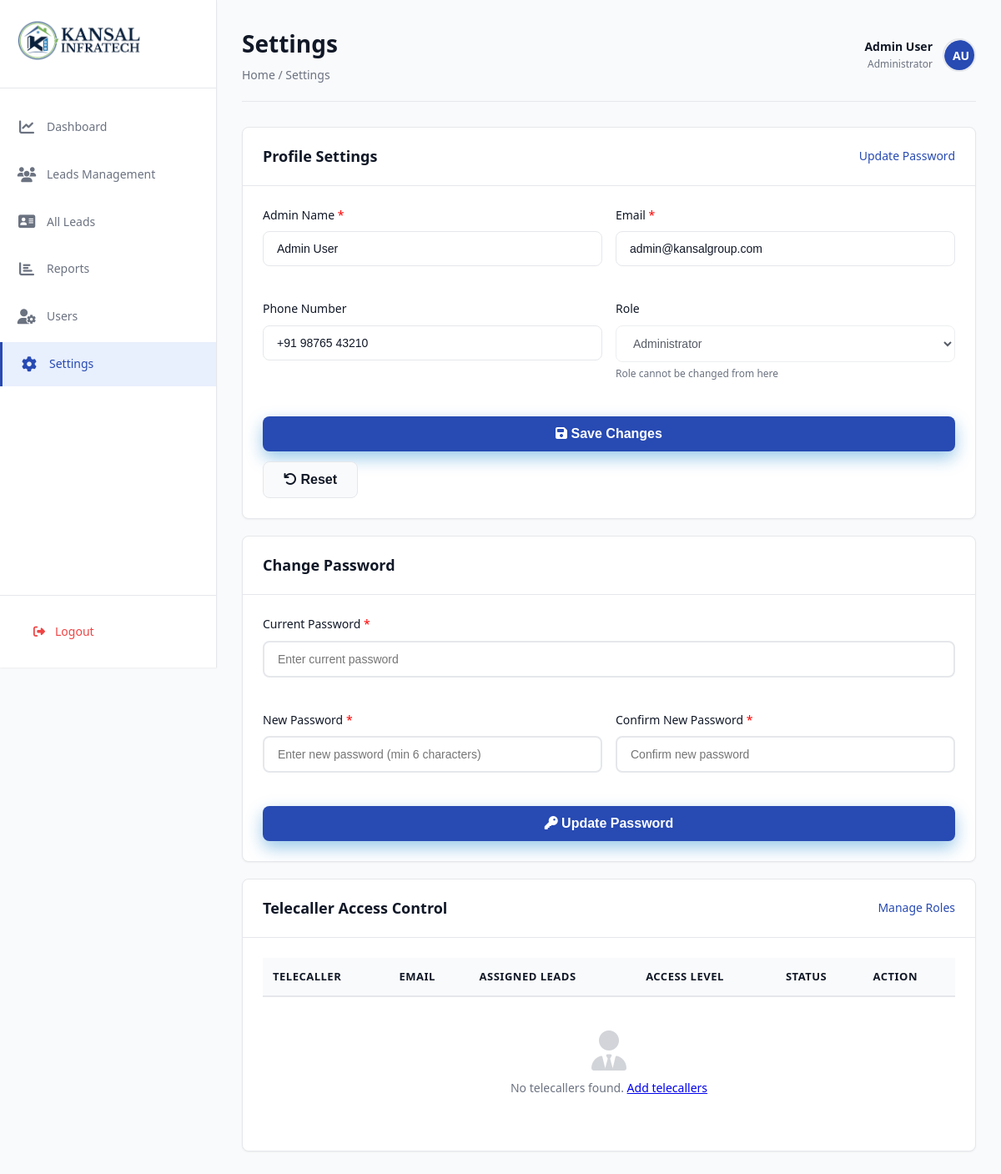
The page /settings.php (signed in) on the database its author committed.
### tables this page shows
CREATE TABLE IF NOT EXISTS users (
    id INT AUTO_INCREMENT PRIMARY KEY,
    username VARCHAR(50) UNIQUE NOT NULL,
    password VARCHAR(255) NOT NULL,
    name VARCHAR(100) NOT NULL,
    email VARCHAR(100) UNIQUE NOT NULL,
    phone VARCHAR(20),
    role ENUM('Administrator', 'Manager', 'Telecaller', 'Analyst') DEFAULT 'Telecaller',
    team VARCHAR(50),
    status ENUM('Active', 'Pending', 'Suspended') DEFAULT 'Active',
    created_at TIMESTAMP DEFAULT CURRENT_TIMESTAMP,
    updated_at TIMESTAMP DEFAULT CURRENT_TIMESTAMP ON UPDATE CURRENT_TIMESTAMP
);

### config/session.php (called while the page is built, shortened)
<?php
function isLoggedIn() {
    return isset($_SESSION['user_id']) && isset($_SESSION['username']);
}
function getLoggedInUser() {
    if (isLoggedIn()) {
        return [
            'id' => $_SESSION['user_id'],
            'username' => $_SESSION['username'],
            'name' => $_SESSION['name'] ?? '',
            'role' => $_SESSION['role'] ?? 'Telecaller',
            'email' => $_SESSION['email'] ?? ''
        ];
    }
    return null;
}
?>

### config/helpers.php (called while the page is built, shortened)
<?php
if (!function_exists('getInitials')) {
    function getInitials($name) {
        $words = explode(' ', $name);
        $initials = '';
        foreach ($words as $word) {
            if (!empty($word)) {
                $initials .= strtoupper(substr($word, 0, 1));
            }
        }
        return substr($initials, 0, 2);
    }
}
?>

### settings.php (the view, shortened to what this page needs)
<?php
require_once 'config/session.php';
require_once 'config/helpers.php';
$pageTitle = 'Settings';
$breadcrumb = 'Home / Settings';
$loggedInUser = getLoggedInUser();
$conn = getDBConnection();
$userQuery = $conn->prepare("SELECT * FROM users WHERE id = ?");
$userQuery->bind_param("i", $loggedInUser['id']);
$userQuery->execute();
$userResult = $userQuery->get_result();
$currentUser = $userResult->fetch_assoc();
$telecallers = [];
?>
<!DOCTYPE html>
<html lang="en">
<head>
    <link rel="stylesheet" href="style.css">
    <link rel="stylesheet" href="https://cdnjs.cloudflare.com/ajax/libs/font-awesome/6.4.0/css/all.min.css">
</head>
<body>
    <div class="dashboard-wrapper">
     <?php include('common/sidebar.php')?>
        <main class="main-content">
            <?php include('common/header.php')?>
            <div class="content-grid">
                <div class="content-card">
                    <div class="card-header">
                        <h2>Profile Settings</h2>
                        <a href="#password-form" class="view-all-btn">Update Password</a>
                    </div>
                    <div class="card-body">
                        <form class="settings-form" method="POST" action="settings.php">
                            <div class="form-row">
                                <div class="form-group">
                                    <label for="adminName">Admin Name <span style="color: red;">*</span></label>
                                    <input type="text" id="adminName" name="adminName" value="<?php echo htmlspecialchars($currentUser['name'] ?? ''); ?>" required>
                                </div>
                                <div class="form-group">
                                    <label for="adminEmail">Email <span style="color: red;">*</span></label>
                                    <input type="email" id="adminEmail" name="adminEmail" value="<?php echo htmlspecialchars($currentUser['email'] ?? ''); ?>" required>
                                </div>
                            </div>
                            <div class="form-row">
                                <div class="form-group">
                                    <label for="adminPhone">Phone Number</label>
                                    <input type="text" id="adminPhone" name="adminPhone" value="<?php echo htmlspecialchars($currentUser['phone'] ?? ''); ?>">
                                </div>
                                <div class="form-group">
                                    <label for="adminRole">Role</label>
                                    <select id="adminRole" disabled>
                                        <option><?php echo htmlspecialchars($currentUser['role'] ?? 'Administrator'); ?></option>
                                    </select>
                                    <small style="color: var(--text-secondary); font-size: 12px;">Role cannot be changed from here</small>
                                </div>
                            </div>
                            <div class="form-actions">
                                <button type="submit" name="update_profile" class="btn btn-primary"><i class="fas fa-save"></i> Save Changes</button>
                                <button type="reset" class="btn btn-secondary"><i class="fas fa-undo"></i> Reset</button>
                            </div>
                        </form>
                    </div>
                </div>
                <div class="content-card" id="password-form">
                    <div class="card-header">
                        <h2>Change Password</h2>
                    </div>
                    <div class="card-body">
                        <form class="settings-form" method="POST" action="settings.php">
                            <div class="form-row">
                                <div class="form-group">
                                    <label for="currentPassword">Current Password <span style="color: red;">*</span></label>
                                    <input type="password" id="currentPassword" name="currentPassword" placeholder="Enter current password" required>
                                </div>
                            </div>
                            <div class="form-row">
                                <div class="form-group">
                                    <label for="newPassword">New Password <span style="color: red;">*</span></label>
                                    <input type="password" id="newPassword" name="newPassword" placeholder="Enter new password (min 6 characters)" required>
                                </div>
                                <div class="form-group">
                                    <label for="confirmPassword">Confirm New Password <span style="color: red;">*</span></label>
                                    <input type="password" id="confirmPassword" name="confirmPassword" placeholder="Confirm new password" required>
                                </div>
                            </div>
                            <div class="form-actions">
                                <button type="submit" name="update_password" class="btn btn-primary"><i class="fas fa-key"></i> Update Password</button>
                            </div>
                        </form>
                    </div>
                </div>
            </div>
            <div class="content-card">
                <div class="card-header">
                    <h2>Telecaller Access Control</h2>
                    <a href="users.php" class="view-all-btn">Manage Roles</a>
                </div>
                <div class="card-body">
                    <div class="table-responsive">
                        <table class="data-table">
                            <thead>
                                <tr>
                                    <th>Telecaller</th>
                                    <th>Email</th>
                                    <th>Assigned Leads</th>
                                    <th>Access Level</th>
                                    <th>Status</th>
                                    <th>Action</th>
                                </tr>
                            </thead>
                            <tbody>
                                <?php if (empty($telecallers)): ?>
                                    <tr>
                                        <td colspan="6" style="text-align: center; padding: 40px; color: var(--text-secondary);">
                                            <i class="fas fa-user-tie" style="font-size: 48px; margin-bottom: 10px; opacity: 0.3;"></i>
                                            <p>No telecallers found. <a href="users.php">Add telecallers</a></p>
                                        </td>
                                    </tr>
                                <?php endif; ?>
                            </tbody>
                        </table>
                    </div>
                </div>
            </div>
        </main>
    </div>
</body>
</html>

### common/header.php
<?php
require_once __DIR__ . '/../config/session.php';
require_once __DIR__ . '/../config/helpers.php';
$pageTitle = isset($pageTitle) ? $pageTitle : 'Dashboard';
$breadcrumb = isset($breadcrumb) ? $breadcrumb : 'Home / Dashboard';
$loggedInUser = getLoggedInUser();
$userName = $loggedInUser ? $loggedInUser['name'] : 'Admin User';
$userRole = $loggedInUser ? $loggedInUser['role'] : 'Administrator';
?>
<header class="top-header">
    <div class="header-left">
        <h1><?php echo htmlspecialchars($pageTitle); ?></h1>
        <p class="breadcrumb"><?php echo htmlspecialchars($breadcrumb); ?></p>
    </div>
    <div class="header-right">
        <div class="user-profile">
            <div class="user-info">
                <span class="user-name"><?php echo htmlspecialchars($userName); ?></span>
                <span class="user-role"><?php echo htmlspecialchars($userRole); ?></span>
            </div>
            <div class="user-avatar">
                <div style="width: 40px; height: 40px; border-radius: 50%; background: var(--primary-color); color: white; display: flex; align-items: center; justify-content: center; font-weight: 600; font-size: 14px;">
                    <?php echo getInitials($userName); ?>
                </div>
            </div>
        </div>
    </div>
</header>

### rows shown on the page
users: name "Admin User", role "Administrator", name "AU", adminName "Admin User", adminEmail "admin@kansalgroup.com", adminPhone "+91 98765 43210"

### other values the page prints
$pageTitle "Settings"
$breadcrumb "Home / Settings"
